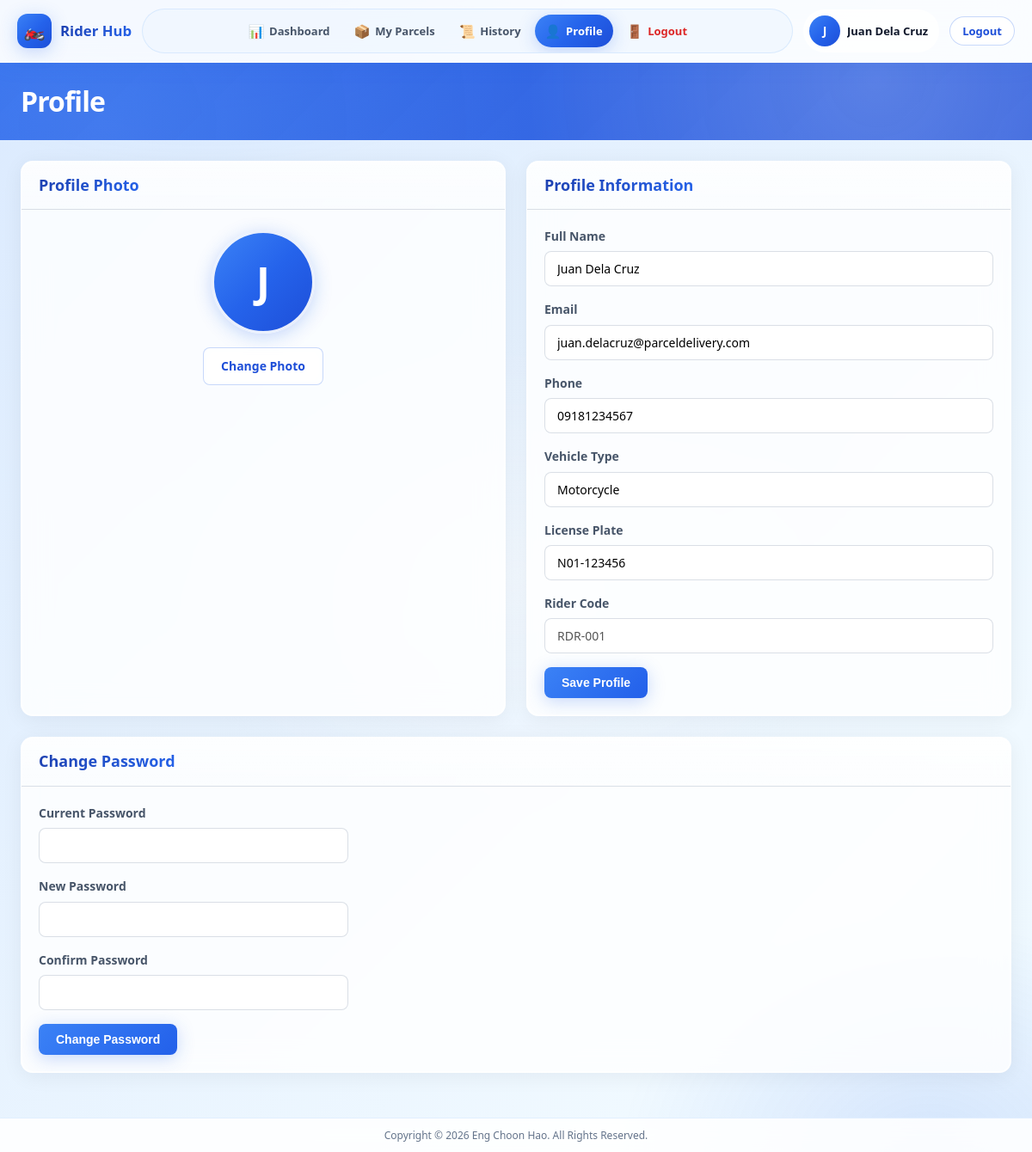
Screenshot of /rider/profile.php (signed in) with the database file from the repository.
### tables this page shows
CREATE TABLE users (
    id INT UNSIGNED AUTO_INCREMENT PRIMARY KEY,
    username VARCHAR(50) NOT NULL UNIQUE,
    email VARCHAR(100) NOT NULL UNIQUE,
    password VARCHAR(255) NOT NULL,
    role ENUM('admin', 'rider') NOT NULL DEFAULT 'rider',
    full_name VARCHAR(100) NOT NULL,
    phone VARCHAR(20) DEFAULT NULL,
    profile_photo VARCHAR(255) DEFAULT NULL,
    is_active TINYINT(1) NOT NULL DEFAULT 1,
    remember_token VARCHAR(64) DEFAULT NULL,
    last_login DATETIME DEFAULT NULL,
    created_at DATETIME NOT NULL DEFAULT CURRENT_TIMESTAMP,
    updated_at DATETIME NOT NULL DEFAULT CURRENT_TIMESTAMP ON UPDATE CURRENT_TIMESTAMP,
    INDEX idx_users_role (role),
    INDEX idx_users_active (is_active)
);

CREATE TABLE riders (
    id INT UNSIGNED AUTO_INCREMENT PRIMARY KEY,
    user_id INT UNSIGNED NOT NULL UNIQUE,
    rider_code VARCHAR(20) NOT NULL UNIQUE,
    vehicle_type VARCHAR(50) DEFAULT 'Motorcycle',
    license_number VARCHAR(50) DEFAULT NULL COMMENT 'Vehicle license plate',
    is_online TINYINT(1) NOT NULL DEFAULT 0,
    last_online_at DATETIME DEFAULT NULL,
    last_latitude DECIMAL(10, 8) DEFAULT NULL,
    last_longitude DECIMAL(11, 8) DEFAULT NULL,
    last_location_at DATETIME DEFAULT NULL,
    total_deliveries INT UNSIGNED NOT NULL DEFAULT 0,
    created_at DATETIME NOT NULL DEFAULT CURRENT_TIMESTAMP,
    updated_at DATETIME NOT NULL DEFAULT CURRENT_TIMESTAMP ON UPDATE CURRENT_TIMESTAMP,
    FOREIGN KEY (user_id) REFERENCES users(id) ON DELETE CASCADE,
    INDEX idx_riders_online (is_online),
    INDEX idx_riders_code (rider_code)
);

### functions/helpers.php (called while the page is built, shortened)
<?php
function baseUrl(string $path = ''): string
{
    $base = rtrim(APP_URL, '/');
    $path = ltrim($path, '/');
    return $path ? $base . '/' . $path : $base;
}
function sanitize(string $input): string
{
    return htmlspecialchars(trim($input), ENT_QUOTES, 'UTF-8');
}

### config/database.php (called while the page is built, shortened)
<?php
if (!function_exists('db')) {
    function db(): PDO
    {
        static $pdo = null;
        if ($pdo instanceof PDO) {
            return $pdo;
        }
        $dsn = 'mysql:host=' . DB_HOST . ';dbname=' . DB_NAME . ';charset=utf8mb4';
        try {
            $pdo = new PDO($dsn, DB_USER, DB_PASS, [
                PDO::ATTR_ERRMODE => PDO::ERRMODE_EXCEPTION,
                PDO::ATTR_DEFAULT_FETCH_MODE => PDO::FETCH_ASSOC,
                PDO::ATTR_EMULATE_PREPARES => false,
            ]);
        } catch (PDOException $e) {
            error_log('Database connection failed: ' . $e->getMessage());
            if (function_exists('isApiRequest') && isApiRequest()) {
                http_response_code(500);
                header('Content-Type: application/json; charset=utf-8');
                echo json_encode([
                    'success' => false,
                    'message' => 'Database connection failed. Check config/config.local.php on the server.',
                ]);
                exit;
            }
            throw new PDOException('Database connection failed. Please check server configuration.');
        }
        return $pdo;
    }
}

### functions/auth.php (called while the page is built, shortened)
<?php
function isLoggedIn(): bool
{
    return !empty($_SESSION['user_id']);
}
function currentUser(): ?array
{
    static $user = null;
    if ($user === null) {
        $stmt = db()->prepare('SELECT * FROM users WHERE id = ? AND is_active = 1');
        $stmt->execute([$_SESSION['user_id']]);
        $user = $stmt->fetch() ?: null;
    }
    return $user;
}
function currentUserId(): ?int
{
    return $_SESSION['user_id'] ?? null;
}
function currentRole(): ?string
{
    return $_SESSION['role'] ?? null;
}
function isRider(): bool
{
    return currentRole() === 'rider';
}
function getRiderProfile(bool $refresh = false): ?array
{
    static $rider = null;
    if ($rider === null) {
        $stmt = db()->prepare(
            'SELECT r.*, u.full_name, u.email, u.phone, u.profile_photo
             FROM riders r
             JOIN users u ON u.id = r.user_id
             WHERE r.user_id = ?'
        );
        $stmt->execute([currentUserId()]);
        $rider = $stmt->fetch() ?: null;
    }
    return $rider;
}
function ensureRiderOnline(): void
{
    $userId = currentUserId();
    $stmt = db()->prepare('SELECT id, is_online FROM riders WHERE user_id = ? LIMIT 1');
    $stmt->execute([$userId]);
    $rider = $stmt->fetch();
}
function requireRider(): void
{
    ensureRiderOnline();
}

### rider/profile.php (the view, shortened to what this page needs)
<?php
requireRider();
$rider = getRiderProfile();
$user = currentUser();
$currentPage = 'profile';
require __DIR__ . '/../includes/header.php';
require __DIR__ . '/../includes/sidebar-rider.php';
?>
<?php require __DIR__ . '/../includes/topbar.php'; ?>
<div class="content-area content-wrap">
        <div class="detail-grid">
            <div class="card">
                <div class="card-header"><h2>Profile Photo</h2></div>
                <div class="profile-photo-section">
                    <div class="profile-photo-large">
                        <?php if ($user['profile_photo']): ?>
                            <img src="<?= baseUrl($user['profile_photo']) ?>" alt="Profile" id="profilePhotoImg">
                        <?php else: ?>
                            <span class="photo-placeholder" id="profilePhotoImg"><?= strtoupper(substr($user['full_name'], 0, 1)) ?></span>
                        <?php endif; ?>
                    </div>
                    <form id="photoUploadForm" enctype="multipart/form-data">
                        <label class="btn btn-outline">
                            Change Photo
                        </label>
                    </form>
                </div>
            </div>
            <div class="card">
                <div class="card-header"><h2>Profile Information</h2></div>
                <form method="POST" class="form-grid">
                    <div class="form-group">
                        <label>Full Name</label>
                        <input type="text" name="full_name" required value="<?= sanitize($user['full_name']) ?>">
                    </div>
                    <div class="form-group">
                        <label>Email</label>
                        <input type="email" name="email" required value="<?= sanitize($user['email']) ?>">
                    </div>
                    <div class="form-group">
                        <label>Phone</label>
                        <input type="tel" name="phone" value="<?= sanitize($user['phone'] ?? '') ?>">
                    </div>
                    <div class="form-group">
                        <label>Vehicle Type</label>
                        <input type="text" name="vehicle_type" value="<?= sanitize($rider['vehicle_type']) ?>">
                    </div>
                    <div class="form-group">
                        <label>License Plate</label>
                        <input type="text" name="plate_number" value="<?= sanitize($rider['license_number'] ?? '') ?>">
                    </div>
                    <div class="form-group">
                        <label>Rider Code</label>
                        <input type="text" value="<?= sanitize($rider['rider_code']) ?>" disabled>
                    </div>
                    <button type="submit" class="btn btn-primary">Save Profile</button>
                </form>
            </div>
        </div>
        <div class="card">
            <div class="card-header"><h2>Change Password</h2></div>
            <form id="changePasswordForm" class="form-grid" style="max-width:400px">
                <div class="form-group">
                    <label>Current Password</label>
                    <input type="password" name="current_password" id="currentPassword" required>
                </div>
                <div class="form-group">
                    <label>New Password</label>
                    <input type="password" name="new_password" id="newPassword" required minlength="8">
                </div>
                <div class="form-group">
                    <label>Confirm Password</label>
                    <input type="password" name="confirm_password" id="confirmPassword" required>
                </div>
                <button type="submit" class="btn btn-primary">Change Password</button>
            </form>
        </div>
</div>
<?php require __DIR__ . '/../includes/app-shell-end.php'; ?>
<?php require __DIR__ . '/../includes/footer.php'; ?>

### includes/sidebar-rider.php (shortened to what this page needs)
<?php
$currentPage = $currentPage ?? '';
?>
<div class="app-shell">
    <header class="app-header app-header-rider" id="appHeader">
        <div class="app-header-inner">
            <a href="<?= baseUrl('rider/dashboard.php') ?>" class="app-brand">
                <span class="app-brand-icon">🏍️</span>
                <span class="app-brand-text"><strong>Rider Hub</strong></span>
            </a>
            <nav class="app-nav" id="appNav" aria-label="Main navigation">
                <a href="<?= baseUrl('rider/dashboard.php') ?>" class="app-nav-link <?= $currentPage === 'dashboard' ? 'active' : '' ?>">
                    <span class="nav-icon">📊</span><span>Dashboard</span>
                </a>
                <a href="<?= baseUrl('rider/parcels.php') ?>" class="app-nav-link <?= $currentPage === 'parcels' ? 'active' : '' ?>">
                    <span class="nav-icon">📦</span><span>My Parcels</span>
                </a>
                <a href="<?= baseUrl('rider/history.php') ?>" class="app-nav-link <?= $currentPage === 'history' ? 'active' : '' ?>">
                    <span class="nav-icon">📜</span><span>History</span>
                </a>
                <a href="<?= baseUrl('rider/profile.php') ?>" class="app-nav-link <?= $currentPage === 'profile' ? 'active' : '' ?>">
                    <span class="nav-icon">👤</span><span>Profile</span>
                </a>
                <a href="<?= baseUrl('logout.php') ?>" class="app-nav-link app-nav-logout" data-logout>
                    <span class="nav-icon">🚪</span><span>Logout</span>
                </a>
            </nav>
            <div class="app-header-actions">
                <?php $user = currentUser(); ?>
                <div class="app-user-chip">
                    <div class="user-avatar">
                        <?php if (!empty($user['profile_photo'])): ?>
                            <img src="<?= baseUrl($user['profile_photo']) ?>" alt="Profile">
                        <?php else: ?>
                            <span><?= strtoupper(substr($user['full_name'] ?? 'R', 0, 1)) ?></span>
                        <?php endif; ?>
                    </div>
                    <span class="user-name"><?= sanitize($user['full_name'] ?? '') ?></span>
                </div>
                <a href="<?= baseUrl('logout.php') ?>" class="btn btn-sm btn-outline app-logout-btn" data-logout>Logout</a>
            </div>
        </div>
    </header>
    <main class="app-main">

### assets/css/variables.css (style rules this page uses)
:root { --primary: #2563eb; --primary-dark: #1d4ed8; --primary-light: #60a5fa; --primary-glow: rgba(37, 99, 235, 0.35); --secondary: #64748b; --success: #059669; --warning: #d97706; --danger: #dc2626; --info: #0284c7; --gradient-primary: linear-gradient(135deg, #3b82f6 0%, #2563eb 50%, #1d4ed8 100%); --gradient-primary-hover: linear-gradient(135deg, #60a5fa 0%, #3b82f6 50%, #2563eb 100%); --gradient-bg: linear-gradient(135deg, #eff6ff 0%, #dbeafe 35%, #e0f2fe 65%, #f0f9ff 100%); --gradient-bg-animated: linear-gradient(-45deg, #eff6ff, #dbeafe, #bfdbfe, #e0f2fe, #f0f9ff, #dbeafe); --gradient-sidebar: linear-gradient(180deg, #1e3a8a 0%, #1d4ed8 45%, #2563eb 100%); --gradient-card-shine: linear-gradient(135deg, rgba(255,255,255,0.9) 0%, rgba(255,255,255,0.7) 100%); --gradient-login: linear-gradient(-45deg, #0c4a6e, #1e40af, #2563eb, #3b82f6, #1e3a8a); --bg-body: #eff6ff; --bg-card: rgba(255, 255, 255, 0.82); --bg-card-solid: #ffffff; --bg-sidebar: #1e3a8a; --bg-sidebar-hover: rgba(255, 255, 255, 0.12); --bg-glass: rgba(255, 255, 255, 0.75); --bg-glass-strong: rgba(255, 255, 255, 0.92); --text-primary: #0f172a; --text-secondary: #475569; --text-muted: #64748b; --text-light: #f8fafc; --text-sidebar: rgba(255, 255, 255, 0.85); --border-color: rgba(148, 163, 184, 0.35); --border-glass: rgba(255, 255, 255, 0.6); --shadow-sm: 0 2px 8px rgba(37, 99, 235, 0.06); --shadow-md: 0 8px 24px rgba(37, 99, 235, 0.1); --shadow-lg: 0 16px 48px rgba(37, 99, 235, 0.14); --shadow-glow: 0 4px 20px rgba(37, 99, 235, 0.25); --shadow-card: 0 4px 24px rgba(15, 23, 42, 0.06), 0 0 0 1px rgba(255, 255, 255, 0.8) inset; --radius-sm: 8px; --radius-md: 14px; --radius-lg: 20px; --radius-xl: 28px; --sidebar-width: 260px; --topbar-height: 64px; --header-height: 72px; --font-family: 'Segoe UI', system-ui, -apple-system, BlinkMacSystemFont, sans-serif; --transition: 0.25s cubic-bezier(0.4, 0, 0.2, 1); --transition-bounce: 0.4s cubic-bezier(0.34, 1.56, 0.64, 1); }

### assets/css/base.css (style rules this page uses)
*, *::before, *::after { box-sizing: border-box; margin: 0; padding: 0; }
html { font-size: 16px; scroll-behavior: smooth; -webkit-text-size-adjust: 100%; text-size-adjust: 100%; }
body { font-family: var(--font-family); background: var(--bg-body); color: var(--text-primary); line-height: 1.6; min-height: 100vh; min-height: 100dvh; width: 100%; overflow-x: hidden; overflow-x: clip; }
body.app-layout { background: var(--gradient-bg-animated); background-size: 400% 400%; animation: gradientFlow 18s ease infinite; position: relative; }
body.app-layout::before { content: ''; position: fixed; inset: 0; background: radial-gradient(ellipse 80% 50% at 20% -10%, rgba(59, 130, 246, 0.15) 0%, transparent 50%), radial-gradient(ellipse 60% 40% at 90% 100%, rgba(37, 99, 235, 0.12) 0%, transparent 50%), radial-gradient(ellipse 50% 30% at 50% 50%, rgba(255, 255, 255, 0.4) 0%, transparent 70%); pointer-events: none; z-index: 0; }
body.app-layout .app-shell { position: relative; z-index: 1; }
a { color: var(--primary); text-decoration: none; transition: color var(--transition); }
h1, h2, h3, h4 { font-weight: 600; line-height: 1.3; }

### assets/css/dashboard.css (style rules this page uses)
.detail-grid { display: grid; grid-template-columns: repeat(auto-fit, minmax(min(100%, 320px), 1fr)); gap: 1.5rem; }
.profile-photo-section { padding: 1.5rem; text-align: center; }
.profile-photo-large { width: 120px; height: 120px; border-radius: 50%; margin: 0 auto 1rem; overflow: hidden; background: var(--gradient-primary); display: flex; align-items: center; justify-content: center; box-shadow: var(--shadow-glow); border: 3px solid rgba(255,255,255,0.9); }
.photo-placeholder { font-size: 3rem; color: white; font-weight: 700; }

### assets/css/responsive.css (style rules this page uses)
.card, .toolbar, .card-header, .btn-group, .parcel-card, .map-toolbar, .map-live-meta { min-width: 0; max-width: 100%; }

### rows the page displays
users: full_name "J", full_name "Juan Dela Cruz", email "juan.delacruz@parceldelivery.com", phone "09181234567"
riders: vehicle_type "Motorcycle", plate_number "N01-123456", rider_code "RDR-001"

### other values shown
$pageTitle "Profile"
